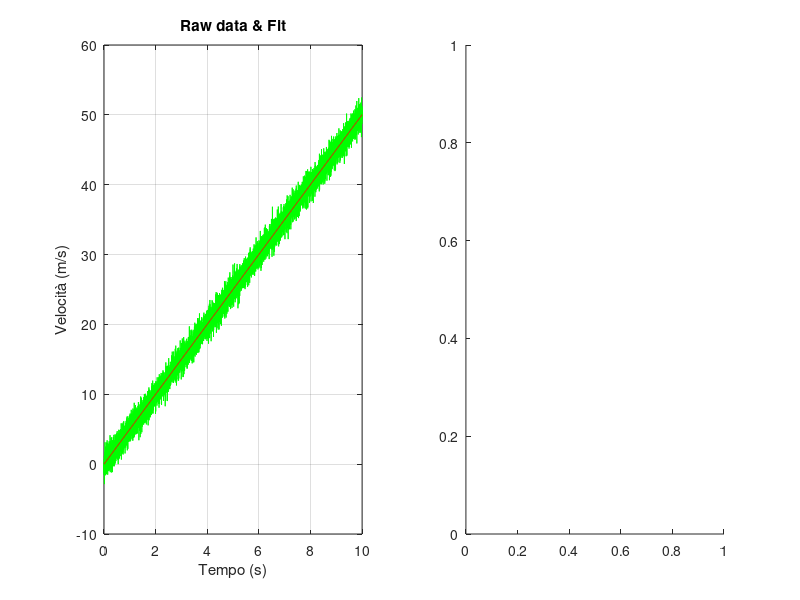

Recreate this plot in MATLAB. (Note: this script raises an error after producing the figure.)
%--------------------------------------------------%
%                    Compito 2                     %
%--------------------------------------------------%

close all
clear all
clc

% PUNTO 1 ---> Lavoro con i dati in cazdata, faccio un fit lineare e studio
% il rumore presente. Provo ad effettuare un fit con il comando fit
data = load('cazdata.txt'); t = data(:, 1); v = data(:, 2);
coeff = polyfit(t, v, 1); vfit =  polyval(coeff, t); scarto = v - vfit;

fprintf('Il coefficiente angolare del fit effettuato è: %f\n', coeff(1))
fprintf("L'intercetta della retta che meglio fitta i dati è: %f\n", coeff(2))

% Creo un grafico in cui confronto i dati raw con il fit e faccio vedere
% anche come si comportano gli scarti, ossia come si distribuiscono
figure(1)
subplot(1, 2, 1)
plot(t, v, 'g-'); hold on; grid on;
plot(t, vfit, 'r-'); hold on; grid on;
xlabel('Tempo (s)')
ylabel('Velocità (m/s)')
title('Raw data & Fit')
subplot(1, 2, 2)
histogram(scarto, 40,'Normalization', 'pdf'); hold on;
xlabel('Scarto (m/s)')
ylabel('Occorrenza')
title('Error distribution')

% Faccio il fit con una funzione per valutare la distribuzione del rumore:
% lavoriamo con una curva gaussiana.
[mean,stddev] = normfit(scarto);
prob = normpdf(scarto,mean,stddev);
plot(scarto,prob,'r.'); hold on; grid on;
fprintf('\n')
fprintf('Il valore medio della gaussiana con cui è stato effettuato il fit è: %f\n', mean)
fprintf('La deviazione standard della gaussiana con cui è stato effettuato il fit è: %f\n', stddev)
legend('Dati' , ['Av: ' num2str(mean) ' DS: ' num2str(stddev)])



% PUNTO 2 ---> Utilizzare il segnale di scarica per calcolare la carica
% totale e confrontare tre metodologie:
%       1 --> Appox. Vmax * Capacità
%       2 --> Integrale del segnale di scarica (fino alla fine)
%       3 --> Metodo più completo, tenendo conto anche del potenziale
%             resido
%
% Possibili problematiche sono l'offset (dovrei valutarlo prima del segnale
% ma ho come il presentimento che nel file che sto prendendo in considerazione
% non ci sia), presenza di rumore (con conseguente necessità di smoothing)
% e poi la corretta determinazione della capacità. Per determinare la
% capacità posso proseguire in due modi diversi: in un caso posso pensare
% di fittare un'esponenziale alla parte di scarica vera e propria,
% altrimenti posso prima passare in scala semilogaritmica e poi efettuare
% un fit lineare, sapendo che la resistenza è: R = 1 MOhm

data = fopen("C1Rcdisch00000.txt", 'rt');
N = 5; filescan = textscan(data,'%f %f','HeaderLines',N);
t = filescan {1,1}; v = - filescan {1,2};

% Effettuo un plot per vedere le caratteristiche del segnale: effettuo uno
% smoothing sui primi 200 vicini in modo tale da avere un segnale liscio ed
% individuo il massimo del segnale che stiamo prendendo in considerazione
figure(2)
subplot(3, 1, 1)
v_smooth = movmean(v, 201);
plot(t,v, 'g-'); hold on; grid on;
plot(t,v_smooth, 'r-', 'LineWidth', 2); hold on; grid on;
legend('Raw', 'Smoothed'); xlabel('Tempo(s)'); ylabel('|V|'); title('Scarica plasma: raw vs smooth');

subplot(3, 1, 2)
plot(t(200000:end),v(200000:end), 'g-'); hold on; grid on;
plot(t(200000:end),v_smooth(200000:end), 'r-', 'LineWidth', 2); hold on; grid on;
legend('Raw', 'Smoothed'); xlabel('Tempo(s)'); ylabel('|V|'); title('Scarica plasma: regione piatta');

subplot(3, 1, 3)
% Ottengo la corrente passante per il circuito sfruttando la definizione di
% resistenza, ossia come rapporto fra differenza di potenziale e corrente
% passante
res = 1e6;
corr = v./res;
corr_smooth = movmean(corr, 201);
plot(t, corr, 'g-'); hold on; grid on;
plot(t, corr_smooth, 'r-', 'LineWidth', 2); hold on; grid on;
legend('Raw', 'Smoothed'); xlabel('Tempo(s)'); ylabel('Corrente (A)'); title('Scarica plasma: segnale in corrente')


% Individuo quali siano il massimo del potenziale ed il potenziale residuo
% al termine del processo di scarica. Per determinare se sto considerando
% una regione piatta del grafico stampo a file gli ultimi N dati (con N 
% scelto in modo tale che non vada al di fuori di questa regione).
res_V = 0;
for m = 1:(length(v_smooth(200000:end))-1)
    res_V = res_V * (m-1)/double(m) + v_smooth(200000 + m)/double(m);
end
[max_V ind_max] = max(v_smooth); 

fprintf('\n')
fprintf('Il potenziale massimo risulta essere pari a: %f\n', max_V)
fprintf('Il potenziale residuo risulta essere pari a: %f\n', res_V)


% Effettuo i due fit per aver una stima sull'entità della capacità presente
% nel circuito RC necessario per l'analisi del segnale in uscita
t_fit = t(ind_max:40000); v_fit = v(ind_max:40000);
% Istruzioni per effettuare il fit esponenziale
myfit = fit(t_fit, v_fit, 'exp1', 'Start', [-2.5, 200]); myfit_coeff = coeffvalues(myfit);
exp_fit = myfit_coeff(1) * exp(myfit_coeff(2) * t_fit);
figure(3)
subplot(2, 1, 1)
plot(t_fit, v_fit, 'g-'); hold on; grid on;
plot(t_fit, exp_fit, 'r-', 'LineWidth', 2); hold on; grid on;
legend('Raw', 'Exponential fit'); xlabel('Tempo (s)'); ylabel('V'); title('Stima capacità: fit esponenziale')
fprintf('\n')
fprintf("La capacità stimata con fit esponenziale è pari a: %e\n", -1.0/(myfit_coeff(2) * res))


v_log = log(abs(v_smooth(ind_max:40000)));
fit = polyfit(t(ind_max:40000), v_log, 1);
subplot(2, 1, 2)
plot(t(ind_max:40000), v_log, 'g-'); hold on; grid on;
plot(t(ind_max:40000), polyval(fit, t(ind_max:40000)), 'r-', 'LineWidth', 2); hold on; grid on;
legend('Raw', 'Linear fit'); xlabel('Tempo (s)'); ylabel('log(V)'); title('Stima capacità: regressione lineare')
fprintf("La capacità stimata con regressione lineare in scala semi-logaritmica è pari a: %e\n", - 1.0/(res * fit(1)))

% Fornisco come stima della capacità la media dei risultati ottenuti con le
% due metodologie di fit
cap_media = - 1.0/(2 * res) * (1/myfit_coeff(2) + 1/fit(1));

% Ottengo la stima della carica presente secondo tre differenti metodologie
% che consentono di ottenere dei valori più o meno raffinati in dipendenza
% delle precauzioni attuate.

% METODO 1 ---> Prodotto fra la capità e la differenza di potenziale
fprintf('\n')
fprintf("La carica totale del plasma ottenuta considerando V_max è pari a: %e\n", - cap_media*max_V);

% METODO 2 ---> Faccio l'integrale della corrente nel tempo per ottenere la
%               carica totale
q_tot = 0; delta_t = t(23) - t(22);
for i = 1:length(corr)/3
    q_tot = q_tot + corr(i) * delta_t;
end
fprintf("La carica totale del plasma ottenuta integrando il segnale in corrente è pari a: %e\n", -q_tot);

% METODO 2 ---> Tengo conto della presenza di una differenza di potenziale
%               residua che equivale ad un solo parziale svuotamento della
%               trappola di Penning
fprintf("La carica totale del plasma ottenuta integrando la corrente e correggendo per V_res è pari a: %e\n", - q_tot - cap_media * res_V);